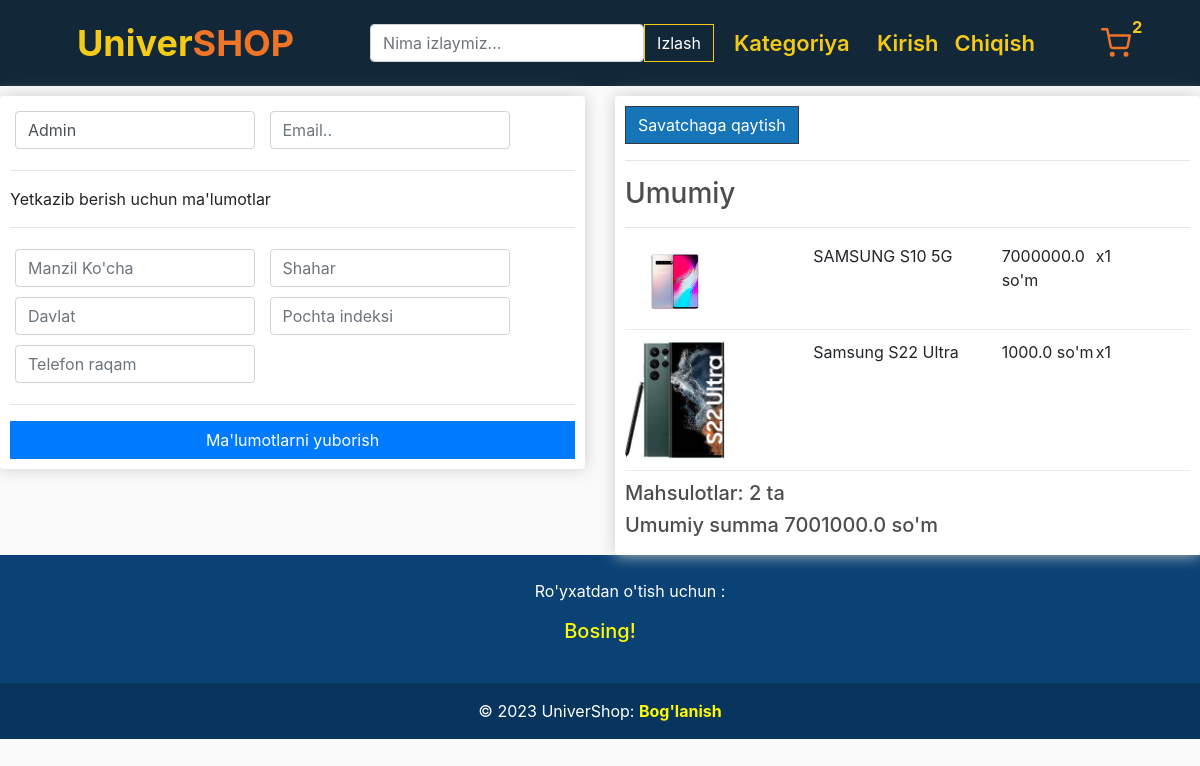
Page /checkout (signed in) on the committed database.
### Store/models.py (models this page shows, shortened)
class Customer(models.Model):
    user=models.OneToOneField(User,on_delete=models.CASCADE,db_constraint=False)
    name=models.CharField(max_length=200, null=True)
    email = models.CharField(max_length=200)

class OrderItem(models.Model):
				product = models.ForeignKey(Product, on_delete=models.CASCADE, null=True,db_constraint=False)
				order = models.ForeignKey(Order, on_delete=models.CASCADE, null=True,db_constraint=False)
				quantity = models.IntegerField(default=0, null=True, blank=True)
				date_added = models.DateTimeField(auto_now_add=True)
				@property
				def get_total(self):
					total=self.product.price * self.quantity
					return total

class Product(models.Model):
			name = models.CharField(max_length=200)
			price = models.FloatField()
			type=models.ManyToManyField(Tip)
			date_add=models.DateTimeField(default=datetime.datetime.now())
			digital = models.BooleanField(default=False,null=True, blank=True)
			image = models.ImageField(null=True, blank=True,upload_to='products')
			description=models.TextField(null=True,blank=True)
			UZ="so'm"
			RU="₽"
			ENG="$"
			the_price=(
				(UZ,"so'm"),
				(RU,"₽"),
				(ENG,"$")
			)
			price_type=models.CharField(max_length=10,choices=the_price,default="so'm")
			@property
			def ImageUrl(self):
				return self.image.url

class Order(models.Model):
			customer = models.ForeignKey(Customer, on_delete=models.CASCADE, null=True, blank=True,db_constraint=False)
			date_ordered = models.DateTimeField(auto_now_add=True)
			complete = models.BooleanField(default=False)
			transaction_id = models.CharField(max_length=100, null=True)
			@property
			def get_total_cart(self):
				orderitems=self.orderitem_set.all()
				total=sum([item.get_total for item in orderitems])
				return total
			@property
			def get_total_items(self):
				orderitems=self.orderitem_set.all()
				total=sum([item.quantity for item in orderitems])
				return total

### Store/views.py (the view, shortened to what this page needs)
# urls.py: path('checkout',views.checkout,name='checkout'),
def checkout(request):
    if request.user.is_authenticated:
        customer=request.user.customer
        order,created=Order.objects.get_or_create(customer=customer,complete=False)
        items=order.orderitem_set.all()
        cartItems=order.get_total_items
    else:
        items=[]
        order={'get_total_items':0}
        cartItems=order['get_total_items']
    if Customer.objects.filter(user_id=request.user.id).exists():
       customer=Customer.objects.get(user_id=request.user.id)
       context={'items':items,'order':order,'cartItems':cartItems,'customer':customer}
    else:
     context={'items':items,'order':order,'cartItems':cartItems}
    return render(request,'store/checkout.html',context=context)

### templates/Store/checkout.html (shortened to what this page needs)
{% extends 'store/main.html' %}
{% block content %}
{% load static %}
<link rel="stylesheet" href="../../static/css/checkout.css">
<div class="row">
    <div class="col-lg-6">
        <div class="box-element" id="form-wrapper">
            <form id="form" method="POST" >
                <div id="user-info">
                    <div class="form-field">
                        <input required class="form-control" value="{{customer.name}}" type="text" name="name" placeholder="Ism familiya" required>
                    </div>
                    <div class="form-field">
                        <input required class="form-control" value="{{customer.email}}" type="email" name="email" placeholder="Email.." required>
                    </div>
                </div>
                <div id="shipping-info">
                    <hr>
                    <p>Yetkazib berish uchun ma'lumotlar</p>
                    <hr>
                    <div class="form-field">
                        <input class="form-control" type="text" name="address" placeholder="Manzil Ko'cha" required>
                    </div>
                    <div class="form-field">
                        <input class="form-control" type="text" name="city" placeholder="Shahar" required>
                    </div>
                    <div class="form-field">
                        <input class="form-control" type="text" name="state" placeholder="Davlat" required>
                    </div>
                    <div class="form-field">
                        <input class="form-control" type="text" name="zipcode" placeholder="Pochta indeksi" required>
                    </div>
                    <div class="form-field">
                        <input class="form-control" type="number" name="phone" placeholder="Telefon raqam" required>
                    </div>
                </div>
                <hr>
                <input id="form-button" class="btn btn-primary btn-block" type="submit" value="Ma'lumotlarni yuborish">
            </form>
        </div>
    </div>
    <div class="col-lg-6">
        <div class="box-element">
            <a  class="btn btn-outline-dark ana" href="{% url 'cart' %}">Savatchaga qaytish</a>
            <hr>
            <h3>Umumiy</h3>
            <hr>
            {% for item  in items  %}
            <div class="cart-row">
                <div style="flex:2"><img class="row-image" src="{{item.product.ImageUrl}}"></div>
                <div style="flex:2"><p>{{item.product.name}}</p></div>
                <div style="flex:1"><p>{{item.product.price}} so'm</p></div>
                <div style="flex:1"><p>x{{item.quantity}}</p></div>
            </div>
            {% endfor %}
            <h5>Mahsulotlar:   {{order.get_total_items}} ta</h5>
            <h5>Umumiy summa    {{order.get_total_cart}} so'm</h5>
        </div>
    </div>
</div>
{% endblock content %}

### static/css/style.css (style rules this page uses)
body { background-color: #193549; min-height: 100vh; }
.row { justify-content: space-around; }
.btn { color: #fff; }

### static/css/checkout.css (style rules this page uses)
body { background-color: hsl(0, 0%, 98%); }
h1,h2,h3,h4,h5,h6 { color:hsl(0, 0%, 30%); }
.box-element { box-shadow:hsl(0, 0%, 80%) 0 0 16px; background-color: #fff; border-radius: 4px; padding: 10px; }
.ana { background-color: #1674b8; }
.col-lg-4, .col-lg-6, .col-lg-8, .col-lg-12 { margin-top: 10px; }
.btn { border-radius: 0; }
.row-image { width: 100px; }
.form-field { width:250px; display: inline-block; padding: 5px; }
.cart-row { display: flex; align-items: flex-stretch; padding-bottom: 10px; margin-bottom: 10px; border-bottom: 1px solid #ececec; }

### rows in the picture
Customer: name "Admin"
OrderItem: product.ImageUrl (picture), product.name "SAMSUNG S10 5G", product.price "7000000.0", quantity "1"
OrderItem: product.ImageUrl (picture), product.name "Samsung S22 Ultra", product.price "1000.0", quantity "1"
Order: get_total_items "2", get_total_cart "7001000.0"

### other values in the picture
{{ cartItems }} "2"
